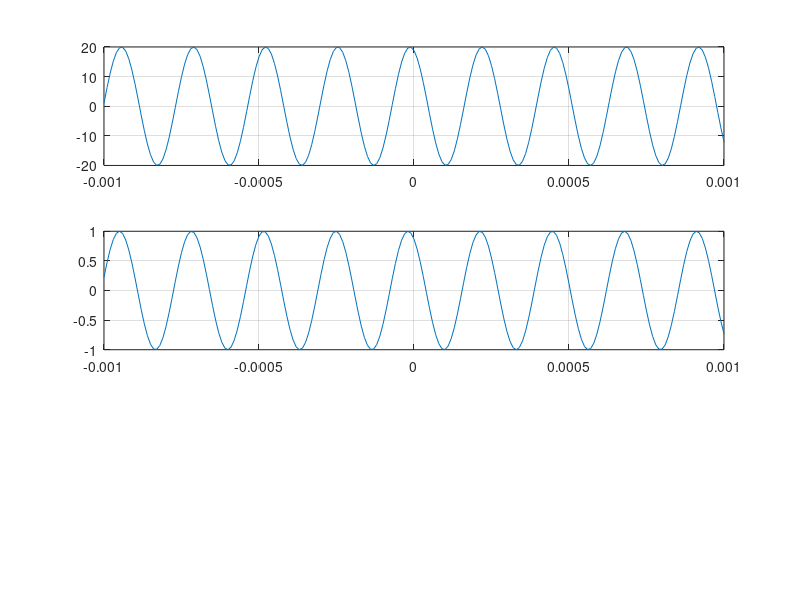

Recreate this plot in MATLAB.
clc;
clear all; 
close all; 
fs=100000;
d=0.001;
t=-d:1/fs:d; 
A1=20; 
A2=1;
x1 = 20*cos(2*pi*(4297)*t + (20*pi/180));
subplot(3,1,1);
plot(t,x1); 
grid on;
x2 = cos(2*pi*(4297)*t + (30*pi/180));
subplot(3,1,2);
plot(t,x2);
grid on;